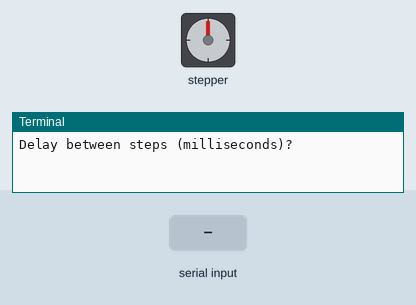
A program run on a simulated Raspberry Pi (BCM pin numbers). Shown: stepper motor, the last lines printed to the terminal. Inputs (shaded band) come from the test bench. The stepper is drawn at 2048 steps a turn.

Above: at 1.2 s.
1.3 s: "1" typed at the terminal
2.8 s: "5" typed at the terminal
At 3.7 s:
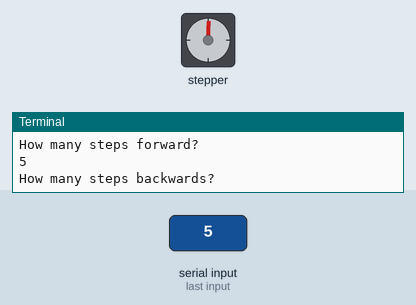
4.3 s: "90" typed at the terminal
At 5.5 s:
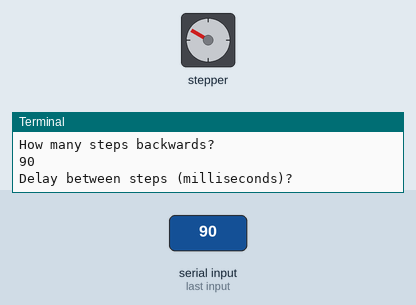
Timing chart, 0 to 7.3 s (numbered marks = the images above; inputs shaded):
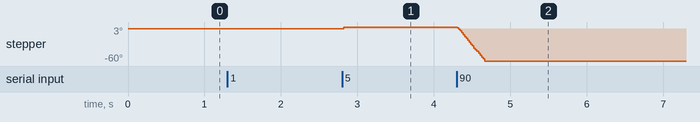

The program:

Stepper_Motor.py
```python
######################################################################
#       Stepper_Motor.py
#
# This program control the speed and direction of a stepper motor
# that connected to gpio
######################################################################


import RPi.GPIO as GPIO
import time

GPIO.setmode(GPIO.BCM)

coilA1Pin = 18
coilA2Pin = 23
coilB1Pin = 24
coilB2Pin = 17

GPIO.setup(coilA1Pin, GPIO.OUT)
GPIO.setup(coilA2Pin, GPIO.OUT)
GPIO.setup(coilB1Pin, GPIO.OUT)
GPIO.setup(coilB2Pin, GPIO.OUT)

forwardSeq = ['1010', '0110', '0101', '1001']
reverseSeq = list(forwardSeq) # to copy the list
reverseSeq.reverse()

def Forward(delay, steps):
  for i in range(steps):
    for step in forwardSeq:
      SetStep(step)
      time.sleep(delay)

def Backward(delay, steps):
  for i in range(steps):
    for step in reverseSeq:
      SetStep(step)
      time.sleep(delay)


def SetStep(step):
  GPIO.output(coilA1Pin, step[0] == '1')
  GPIO.output(coilA2Pin, step[1] == '1')
  GPIO.output(coilB1Pin, step[2] == '1')
  GPIO.output(coilB2Pin, step[3] == '1')

while True:
  SetStep('0000')
  delay = raw_input("Delay between steps (milliseconds)?")
  steps = raw_input("How many steps forward? ")
  Forward(int(delay) / 1000.0, int(steps))
  SetStep('0000')
  steps = raw_input("How many steps backwards? ")
  Backward(int(delay) / 1000.0, int(steps))
```

Measured:
- after the input at 4.3 s, stepper: turns 63° counter-clockwise in 0.36 s, starting at once
